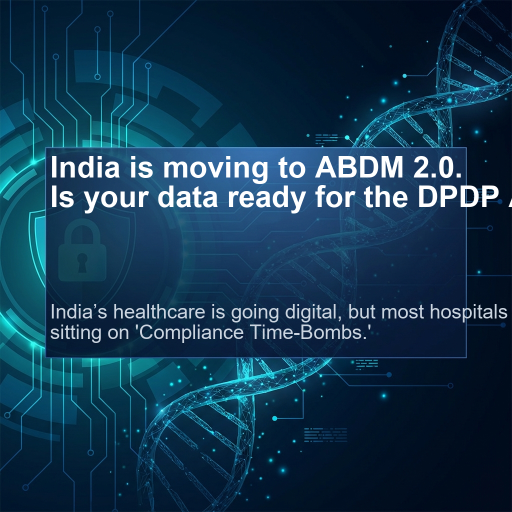
#> input picture carousel_slide_0.png, 1024 x 1024 px (shown at 1/2 size); its folder holds only this picture in this run
$ python -i generate_carousel.py   (imports and definitions only)
#> lines starting #> are read from the running program, lines starting #| are printed output that depends on the picture
#> further down, picture is the input picture: PIL image 1024x1024 RGB; mean R, G, B 19.7, 54.7, 79.5
# generate_carousel.py
"""
ULTRA-VIBE LinkedIn Carousel Generator for OmniIngest ABDM 2.0
- Radial Gradients from Obsidian to Charcoal.
- Neon Teal & Emergency Red Accents.
- Glassmorphism & Circuit Board Patterns.
- High-Fidelity Text Rendering (Emojis Removed for Compatibility).
- Scaled up Fonts and Visuals.
"""

import os, csv, re, random, math, textwrap
from pathlib import Path
from PIL import Image, ImageDraw, ImageFont, ImageFilter, ImageChops, ImageOps

# ---------- Configuration ----------
WIDTH, HEIGHT = 1080, 1350
MARGIN = 80

# Colors
OBSIDIAN = "#0D1117"
CHARCOAL = "#1E1E1E"
NEON_TEAL = "#00E5FF"
EMERGENCY_RED = "#FF3131"
GLASS_FILL = (255, 255, 255, 15)
GLASS_BORDER = (255, 255, 255, 40)
TEXT_WHITE = "#FFFFFF"
TEXT_GRAY = "#DDDDDD"

# Fonts (Scaled Up)
FONT_DIR = r"C:\Windows\Fonts"
try:
    # Increased sizes: Header 64->80, Body 38->50, Mono 32->40
    FONT_HEADER = ImageFont.truetype(os.path.join(FONT_DIR, "arialbd.ttf"), 80)
    FONT_BODY = ImageFont.truetype(os.path.join(FONT_DIR, "arial.ttf"), 50)
    FONT_MONO = ImageFont.truetype(os.path.join(FONT_DIR, "consola.ttf"), 40)
    FONT_MONO_SMALL = ImageFont.truetype(os.path.join(FONT_DIR, "consola.ttf"), 30)
    FONT_STAMP = ImageFont.truetype(os.path.join(FONT_DIR, "arialbd.ttf"), 60)
    FONT_MONO_MICRO = ImageFont.truetype(os.path.join(FONT_DIR, "consola.ttf"), 22)
except:
    FONT_HEADER = ImageFont.load_default()
    FONT_BODY = ImageFont.load_default()
    FONT_MONO = ImageFont.load_default()
    FONT_MONO_SMALL = ImageFont.load_default()
    FONT_STAMP = ImageFont.load_default()
    FONT_MONO_MICRO = ImageFont.load_default()

# ---------- Data Extraction ----------
def extract_field_map():
    target = Path("d:/Omnigest_ABDM_2.0/universal_adapter.py")
    if not target.exists(): return "{ 'Error': 'File not found' }"
    with open(target, "r", encoding="utf-8") as f: content = f.read()
    match = re.search(r"FIELD_MAPPING\s*=\s*\{([^}]+)\}", content, re.DOTALL)
    if match:
        lines = [l.strip().replace("'", "").replace('"', "") for l in match.group(1).split(',') if ':' in l]
        return "\n".join(lines[:8]) # Reduced lines to fit larger font
    return "# Mapping not found"

def extract_audit_log():
    target = Path("d:/Omnigest_ABDM_2.0/audit_log.csv")
    if not target.exists(): return "No Audit Logs Found"
    with open(target, newline='', encoding='utf-8') as f:
        rows = list(csv.reader(f))
        if len(rows) < 2: return "Log Empty"
        header = rows[0]
        data = rows[-2:]
        out = f"{header[0][:8]}... | {header[2]}\n" + "-" * 30 + "\n"
        for r in data: out += f"{r[0][:8]}... | {r[2].replace('CONSENT_REVOKED_', 'REVOKED_')}\n"
        return out

SHREDDING_LOGS = [
    "[1/3] Detaching Keys...",
    "[2/3] Overwriting [0x00]...",
    "[3/3] PURGE COMPLETE."
]

FIELD_MAP_DATA = extract_field_map()
AUDIT_LOG_DATA = extract_audit_log()

# ---------- GFX Engine ----------
# [48 lines left out: function create_base_surface, not called in this run]

def add_noise(img, factor=0.05):
    # Faint noise filter
#> called with factor = 0.05
    width, height = img.size
#> width = 1024; height = 1024
    noise = Image.new("RGBA", (width, height))
#> noise: PIL image 1024x1024 RGBA; every value is 0
    pixels = noise.load()

    for i in range(width): # Note: This might be slow for full HD. Faster approach?
        # Faster: Use random image
        pass

    # Optimized Noise
    noise_array = os.urandom(width * height)
    # Actually, let's just use a simple speckled overlay with lines/dots
    draw = ImageDraw.Draw(noise)
    for _ in range(2000):
        x = random.randint(0, width)
        y = random.randint(0, height)
        draw.point((x,y), fill=(255, 255, 255, 30))

    img.paste(Image.alpha_composite(img.convert("RGBA"), noise), (0,0))

# [8 lines left out: function draw_neomorphic_box, not called in this run]

def get_text_height(draw, text, font):
    bbox = draw.textbbox((0,0), text, font=font)
    return bbox[3] - bbox[1]

# [65 lines left out: functions draw_slide_content, viz_shield, viz_heatmap, not called in this run]

def viz_slide_2(img):
    # Custom rendered slide with specific fonts/layout
    add_noise(img)
    draw = ImageDraw.Draw(img)
    cx, cy = WIDTH//2, 500

    # Visual: Spreadsheet with Red Cross
    # Spreadsheet
    sheet_w, sheet_h = 300, 350
    sx, sy = cx - sheet_w//2, cy - sheet_h//2
    draw.rectangle((sx, sy, sx+sheet_w, sy+sheet_h), fill="white")
    # Grid
    for i in range(1, 4): # Cols
        x = sx + i*(sheet_w//4)
        draw.line((x, sy, x, sy+sheet_h), fill="#CCC", width=2)
    for i in range(1, 10): # Rows
        y = sy + i*(sheet_h//10)
        draw.line((sx, y, sx+sheet_w, y), fill="#CCC", width=2)
    # Header bar (Excel Green)
    draw.rectangle((sx, sy, sx+sheet_w, sy+40), fill="#1D6F42")

    # Red Cross (Semi-transparent)
    overlay = Image.new("RGBA", img.size)
    odraw = ImageDraw.Draw(overlay)
    lx, ly, lw = cx-100, cy-100, 200
    # X shape
    thick = 30
    odraw.line((cx-100, cy-100, cx+100, cy+100), fill=(255, 0, 0, 180), width=thick)
    odraw.line((cx+100, cy-100, cx-100, cy+100), fill=(255, 0, 0, 180), width=thick)
    img.paste(Image.alpha_composite(img.convert("RGBA"), overlay), (0,0))
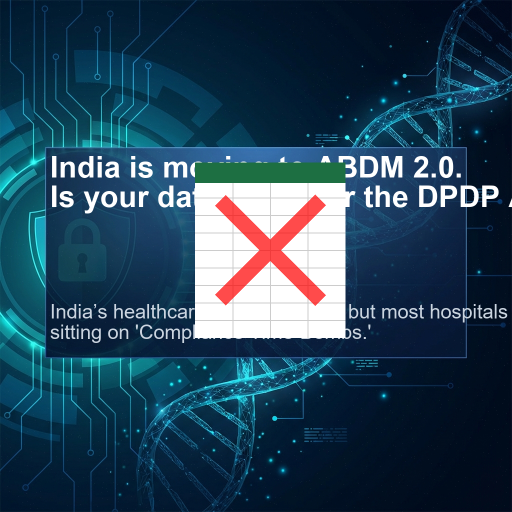
#> img: PIL image 1024x1024 RGB (shown at 1/2 size); mean R, G, B 37, 66.8, 87.6

    # Typography
    # Header: 50px Bold White - MOVED TO TOP
    try:
        f_head = ImageFont.truetype(os.path.join(FONT_DIR, "arialbd.ttf"), 50)
        f_body = ImageFont.truetype(os.path.join(FONT_DIR, "arial.ttf"), 30)
        f_imp = ImageFont.truetype(os.path.join(FONT_DIR, "arialbd.ttf"), 35)
    except:
        f_head = FONT_HEADER
        f_body = FONT_BODY
        f_imp = FONT_HEADER

    # Header (Top - y=150)
    text_y = 150
    h_text = 'Managing the "Ghost Data" Liability.'
    bbox = draw.textbbox((0,0), h_text, font=f_head)
#> bbox = (0, 9, 907, 57)
    draw.text((cx-(bbox[2]-bbox[0])//2, text_y), h_text, font=f_head, fill="white")

    # Body (Bottom - y=850)
    text_y = 850
    b_text = 'In my years in Healthcare Ops, I saw the truth:\n"Deleting" a record usually just means\nhiding the row in a messy Excel sheet.'
    for line in b_text.split('\n'):
        bbox = draw.textbbox((0,0), line, font=f_body)
        draw.text((cx-(bbox[2]-bbox[0])//2, text_y), line, font=f_body, fill="white")
        text_y += 40
#> this loop made 3 passes
#> bbox on passes 1 to 3: (0, 5, 702, 34), (0, 5, 578, 34), (0, 5, 578, 34)
#> after the loop, text_y = 970

    text_y += 30
#> text_y = 1000

    # Impact
    i_text = 'In 2026, that "Soft Delete" is a\n₹250 Cr Penalty under the DPDP Act.'
    for line in i_text.split('\n'):
        bbox = draw.textbbox((0,0), line, font=f_imp)
        draw.text((cx-(bbox[2]-bbox[0])//2, text_y), line, font=f_imp, fill=EMERGENCY_RED)
        text_y += 45
#> this loop made 2 passes
#> (bbox, text_y) on passes 1 to 2: ((0, 6, 536, 37), 1045), ((0, 6, 647, 40), 1090)
#> after the loop, text_y = 1090

# [657 lines left out: functions viz_slide_3, viz_pivot, viz_input_flow, viz_kill_switch, viz_shredding_console, viz_audit_table and 3 more, not called in this run]

# ---------- Config & Run ----------
SLIDES = [
    { "h": "ChatGPT Health is the future of care.",
      "b": "I’m building the 'Safety Rails' to make it a reality for India.",
      "viz": viz_shield,
      "body_color": NEON_TEAL },

    { "h": None, "b": None, "viz": viz_slide_2 },

    { "h": None, "b": None, "viz": viz_slide_3 },

    { "h": "SMART INGRESS:\nStandardizing the Chaos.",
      "b": "OmniIngest auto-maps clinical inputs to\nglobal FHIR R5 standards at the point of entry.", "viz": viz_input_flow },

    { "h": None, "b": None, "viz": viz_kill_switch, "pulse": True },

    { "h": None, "b": None, "viz": viz_shredding_console, "pulse": True },

    { "h": None, "b": None, "viz": viz_audit_table },

    { "h": None, "b": None, "viz": viz_governed_ai },

    { "h": None, "b": None, "viz": viz_roadmap },

    { "h": None, "b": None, "viz": viz_cta }
]

# [26 lines left out: function generate, not called in this run]

# [2 lines not run here, left out]

>>> from PIL import Image
>>> picture = Image.open('carousel_slide_0.png')
>>> result = viz_slide_2(picture)
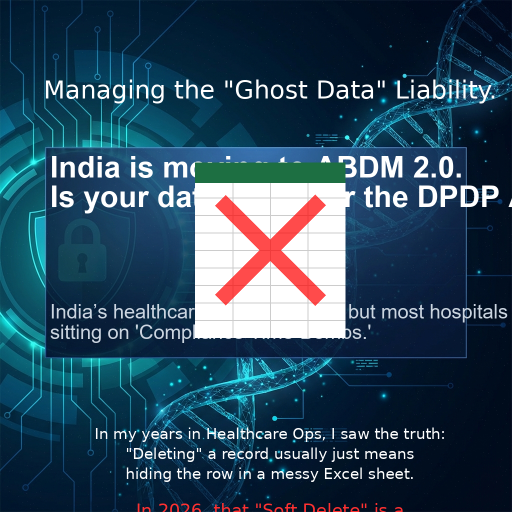
#> picture: PIL image 1024x1024 RGB (shown at 1/2 size); mean R, G, B 42.4, 71, 91.3

$ run again, on carousel_slide_1.png
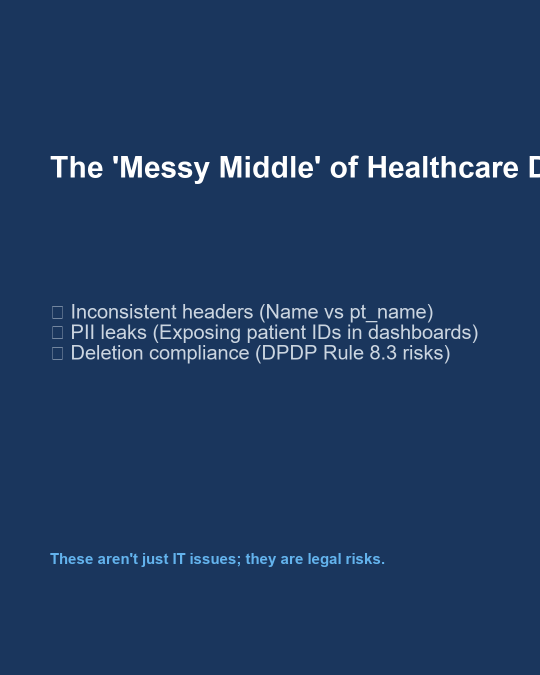
#> input picture carousel_slide_1.png, 1080 x 1350 px (shown at 1/2 size)
#> picture is the input picture: PIL image 1080x1350 RGB; mean R, G, B 31.3, 58.9, 97.1
#> noise: PIL image 1080x1350 RGBA; every value is 0
#> in viz_slide_2, `img.paste(Image.alpha_composite(img.convert("RGBA"), overlay), (0,0))`:
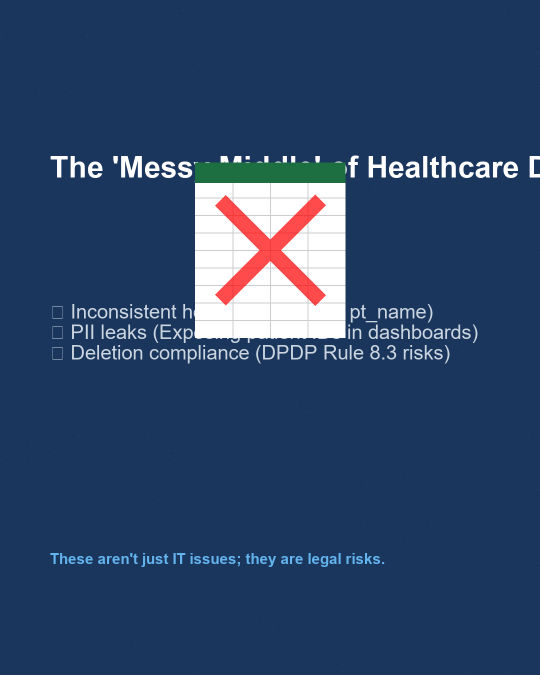
#> img: PIL image 1080x1350 RGB (shown at 1/2 size); mean R, G, B 44.5, 69, 104.2
#> in viz_slide_2, `bbox = draw.textbbox((0,0), h_text, font=f_head)`: bbox = (0, 9, 907, 57)
#> the loop in viz_slide_2, `for line in b_text.split('\n'):` made 3 passes
#> bbox on passes 1 to 3: (0, 5, 702, 34), (0, 5, 578, 34), (0, 5, 578, 34)
#> after the loop in viz_slide_2, `for line in b_text.split('\n'):`: text_y = 970
#> in viz_slide_2, `text_y += 30`: text_y = 1000
#> the loop in viz_slide_2, `for line in i_text.split('\n'):` made 2 passes
#> (bbox, text_y) on passes 1 to 2: ((0, 6, 536, 37), 1045), ((0, 6, 647, 40), 1090)
#> after the loop in viz_slide_2, `for line in i_text.split('\n'):`: text_y = 1090
#> `result = viz_slide_2(picture)`:
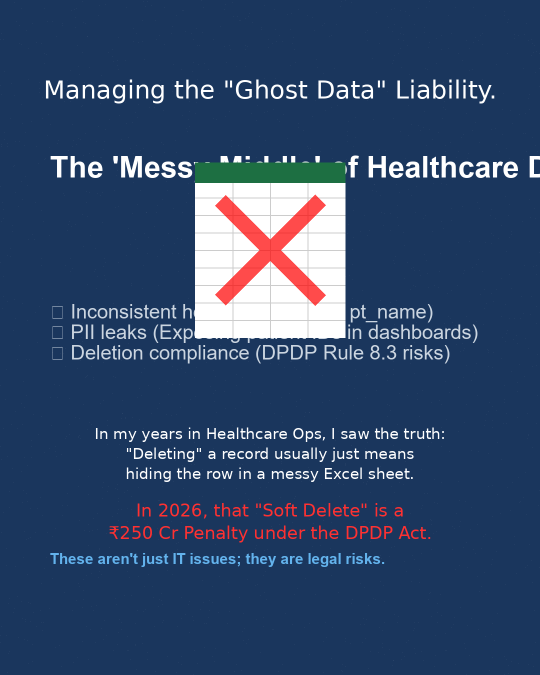
#> picture: PIL image 1080x1350 RGB (shown at 1/2 size); mean R, G, B 49, 71.7, 106.2

$ run again, on carousel_slide_2.png
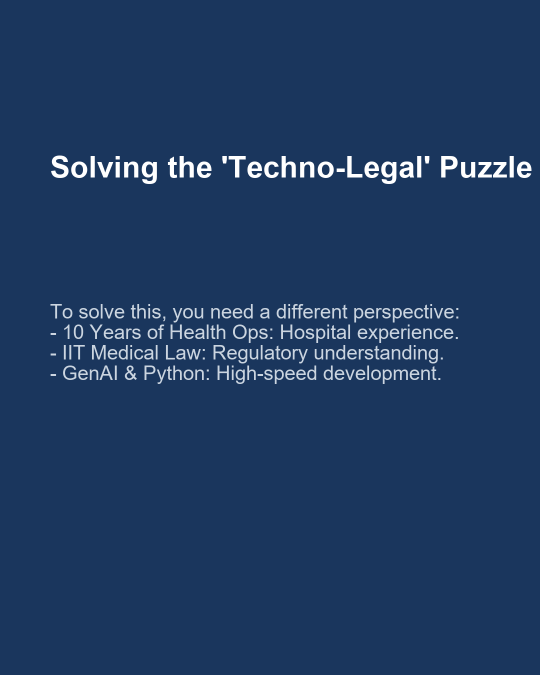
#> input picture carousel_slide_2.png, 1080 x 1350 px (shown at 1/2 size)
#> picture is the input picture: PIL image 1080x1350 RGB; mean R, G, B 31.6, 59, 97.1
#> noise: PIL image 1080x1350 RGBA; every value is 0
#> in viz_slide_2, `img.paste(Image.alpha_composite(img.convert("RGBA"), overlay), (0,0))`:
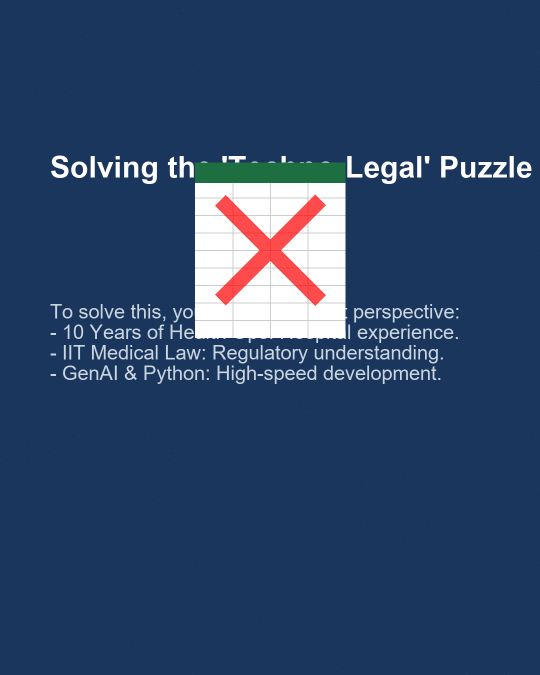
#> img: PIL image 1080x1350 RGB (shown at 1/2 size); mean R, G, B 45, 69.1, 104.2
#> in viz_slide_2, `bbox = draw.textbbox((0,0), h_text, font=f_head)`: bbox = (0, 9, 907, 57)
#> the loop in viz_slide_2, `for line in b_text.split('\n'):` made 3 passes
#> bbox on passes 1 to 3: (0, 5, 702, 34), (0, 5, 578, 34), (0, 5, 578, 34)
#> after the loop in viz_slide_2, `for line in b_text.split('\n'):`: text_y = 970
#> in viz_slide_2, `text_y += 30`: text_y = 1000
#> the loop in viz_slide_2, `for line in i_text.split('\n'):` made 2 passes
#> (bbox, text_y) on passes 1 to 2: ((0, 6, 536, 37), 1045), ((0, 6, 647, 40), 1090)
#> after the loop in viz_slide_2, `for line in i_text.split('\n'):`: text_y = 1090
#> `result = viz_slide_2(picture)`:
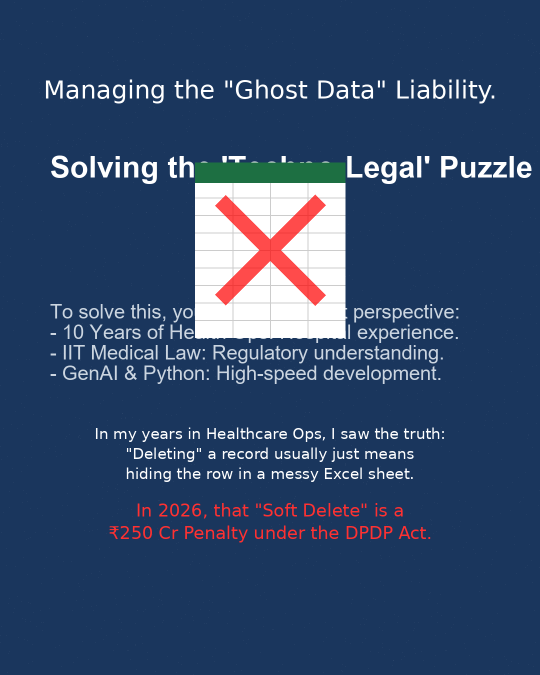
#> picture: PIL image 1080x1350 RGB (shown at 1/2 size); mean R, G, B 49.4, 71.9, 106.2
